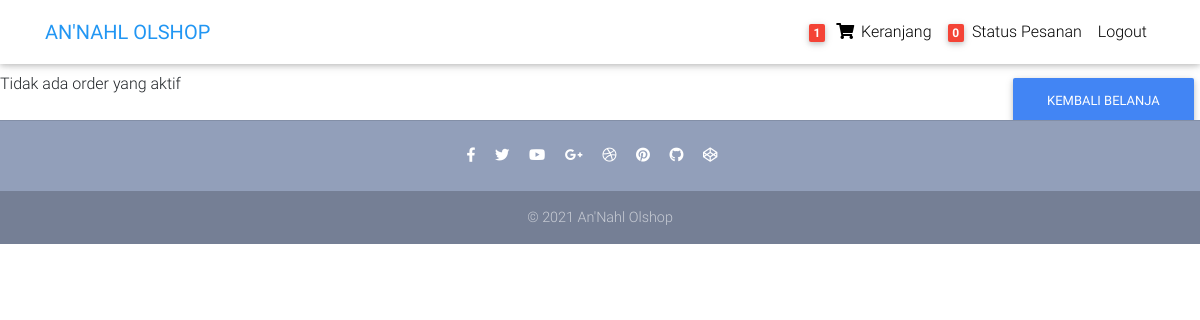
The app's page /StatusOrderedView/ (signed in), older data.
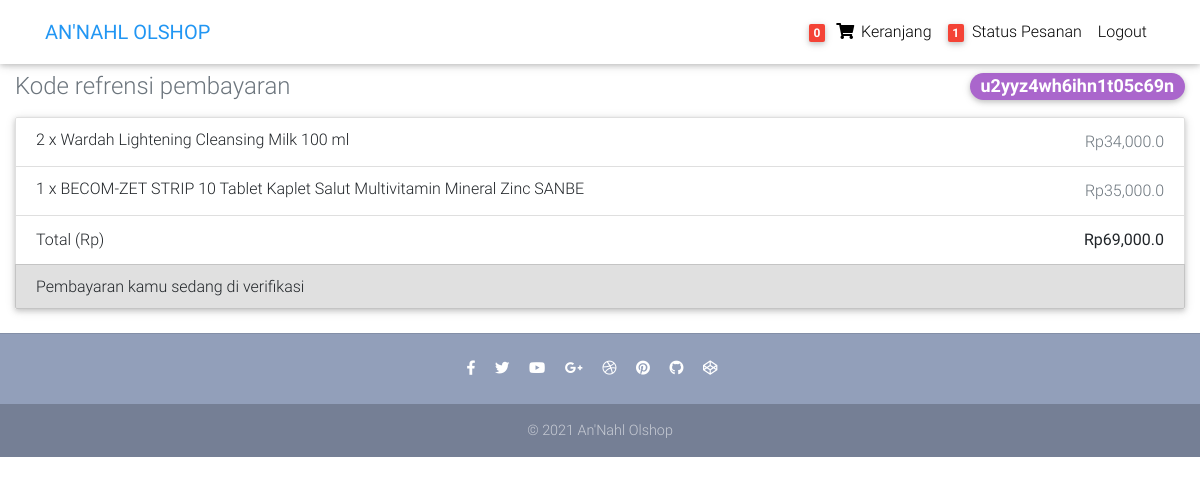
The same page, newer data.
### store/models.py (models this page shows, shortened)
class Order(models.Model):
    user = models.ForeignKey(settings.AUTH_USER_MODEL,
                             on_delete=models.CASCADE)
    ref_code = models.CharField(max_length=20, blank=True, null=True)
    items = models.ManyToManyField(OrderItem)
    start_date = models.DateTimeField(auto_now_add=True)
    ordered_date = models.DateTimeField()
    ordered = models.BooleanField(default=False)
    shipping_address = models.ForeignKey(
        'Address', related_name='shipping_address', on_delete=models.SET_NULL, blank=True, null=True)
    billing_address = models.ForeignKey(
        'Address', related_name='billing_address', on_delete=models.SET_NULL, blank=True, null=True)
    being_delivered = models.BooleanField(default=False)
    is_paid = models.BooleanField(default=False)
    received = models.BooleanField(default=False)
    proof_of_payment = models.ImageField(blank=True)
    def get_total(self):
        total = 0
        for order_item in self.items.all():
            total += order_item.get_final_price()
        return total

class OrderItem(models.Model):
    user = models.ForeignKey(settings.AUTH_USER_MODEL,
                             on_delete=models.CASCADE)
    ordered = models.BooleanField(default=False)
    item = models.ForeignKey(Item, on_delete=models.CASCADE)
    quantity = models.IntegerField(default=1)
    def get_total_item_price(self):
        return self.quantity * self.item.price
    def get_final_price(self):
        if self.item.discount_price:
            return self.get_total_discount_item_price()
        return self.get_total_item_price()

class Item(models.Model):
    title = models.CharField(max_length=100)
    price = models.FloatField()
    discount_price = models.FloatField(blank=True, null=True)
    category = models.CharField(choices=CATEGORY_CHOICES, max_length=2)
    label = models.CharField(choices=LABEL_CHOICES, max_length=1)
    slug = models.SlugField()
    description = models.TextField()
    image = models.ImageField()

### store/views.py (the view, shortened to what this page needs)
# urls.py: path('StatusOrderedView/', StatusOrderedView.as_view(), name='StatusOrderedView'),
class StatusOrderedView(LoginRequiredMixin, View):
    def get(self, *args, **kwargs):
        try:
            ordered_list = Order.objects.filter(user=self.request.user, ordered=True, received=False)
            context = {
                'object': ordered_list
            }
            return render(self.request, 'ordered.html', context)
        except ObjectDoesNotExist:
            messages.warning(self.request, "Belum ada yang kamu order.")
            return redirect("store:home")

### store/templatetags/cart_template_tags.py (called while the page is built)
@register.filter
def cart_item_count(user):
    if user.is_authenticated:
        qs = Order.objects.filter(user=user, ordered=False)
        if qs.exists():
            return qs[0].items.count()
    return 0

@register.filter
def status_order_count(user):
    if user.is_authenticated:
        qs = Order.objects.filter(user=user, ordered=True, received=False)
        if qs.exists():
            return qs.count()
    return 0

### store/templates/ordered.html (shortened to what this page needs)
{% extends "base.html" %}
{% block content %}
{% for ordered_list in object %}
<div class="col-md-12 mb-4">
    <h4 class="d-flex justify-content-between align-items-center mb-3">
    <span class="text-muted">Kode refrensi pembayaran </span>
    <span class="badge badge-secondary badge-pill">{{ ordered_list.ref_code }}</span>
    </h4>
    <ul class="list-group mb-3 z-depth-1">
    {% for order_item in ordered_list.items.all %}
    <li class="list-group-item d-flex justify-content-between lh-condensed">
        <div>
        <h6 class="my-0">{{ order_item.quantity }} x {{ order_item.item.title}}</h6>
        </div>
        <span class="text-muted">Rp{{ order_item.get_final_price }}</span>
    </li>
    {% endfor %}
    <li class="list-group-item d-flex justify-content-between">
        <span>Total (Rp)</span>
        <strong>Rp{{ ordered_list.get_total }}</strong>
        {% if ordered_list.is_paid == False %}
        <li class="list-group-item d-flex justify-content-between bg-light">
            <div class="text-succes">
            <h6 class="my-0">Pembayaran kamu sedang di verifikasi</h6>
            </div>
        </li>
        {% endif %}
    </li>
    </ul>
</div>
{% empty %}
    <tr>
        <td colspan='5'>Tidak ada order yang aktif</td>
    </tr>
    <tr>
        <td colspan="5">
        <a class='btn btn-primary float-right' href='/'>Kembali Belanja</a>
        </td>
    </tr>
{% endfor %}
{% endblock content %}

### store/templates/navbar.html (shortened to what this page needs)
{% load cart_template_tags %}
<nav class="navbar fixed-top navbar-expand-lg navbar-light white scrolling-navbar">
    <div class="container">
      <a class="navbar-brand waves-effect" href="/">
        <strong class="blue-text">AN'NAHL OLSHOP</strong>
      </a>
      <div class="collapse navbar-collapse" id="navbarSupportedContent">
        <ul class="navbar-nav nav-flex-icons">
          {% if request.user.is_authenticated %}
          <li class="nav-item">
            <a href="{% url 'store:order-summary' %}" class="nav-link waves-effect">
              <span class="badge red z-depth-1 mr-1"> {{ request.user|cart_item_count }} </span>
              <i class="fas fa-shopping-cart"></i>
              <span class="clearfix d-none d-sm-inline-block"> Keranjang </span>
            </a>
          </li>
          <li class="nav-item">
            <a href="{% url 'store:StatusOrderedView' %}" class="nav-link waves-effect">
              <span class="badge red z-depth-1 mr-1"> {{ request.user|status_order_count }} </span>
              <span class="clearfix d-none d-sm-inline-block"> Status Pesanan </span></a>
          </li>
          <li class="nav-item">
            <a class="nav-link waves-effect" href="{% url 'account_logout' %}">
              <span class="clearfix d-none d-sm-inline-block"> Logout </span>
            </a>
          </li>
          {% endif %}
        </ul>
      </div>
    </div>
  </nav>

Row changes from the older to the newer data that the page shows:
added Order: ref_code "u2yyz4wh6ihn1t05c69n", get_total "69,000.0", is_paid "Pembayaran kamu sedang di verifikasi"
added OrderItem: quantity "2", item "Wardah Lightening Cleansing Milk 100 ml", get_final_price "34,000.0"
added OrderItem: quantity "1", item "BECOM-ZET STRIP 10 Tablet Kaplet Salut Multivitamin Mineral Zinc SANBE", get_final_price "35,000.0"
Text that changed along with them:
{{ request.user|cart_item_count }}: "1" → "0"
{{ request.user|status_order_count }}: "0" → "1"
text no longer shown: "Tidak ada order yang aktif KEMBALI BELANJA"
